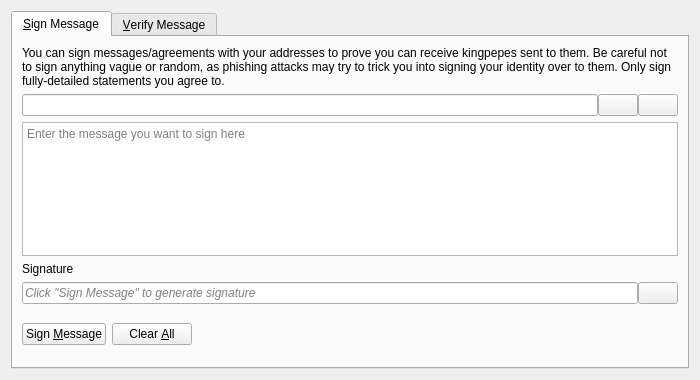
<?xml version="1.0" encoding="UTF-8"?>
<ui version="4.0">
 <class>SignVerifyMessageDialog</class>
 <widget class="QDialog" name="SignVerifyMessageDialog">
  <property name="geometry">
   <rect>
    <x>0</x>
    <y>0</y>
    <width>700</width>
    <height>380</height>
   </rect>
  </property>
  <property name="windowTitle">
   <string>Signatures - Sign / Verify a Message</string>
  </property>
  <property name="modal">
   <bool>true</bool>
  </property>
  <layout class="QVBoxLayout" name="verticalLayout">
   <item>
    <widget class="QTabWidget" name="tabWidget">
     <property name="currentIndex">
      <number>0</number>
     </property>
     <widget class="QWidget" name="tabSignMessage">
      <attribute name="title">
       <string>&amp;Sign Message</string>
      </attribute>
      <layout class="QVBoxLayout" name="verticalLayout_SM">
       <item>
        <widget class="QLabel" name="infoLabel_SM">
         <property name="text">
          <string>You can sign messages/agreements with your addresses to prove you can receive kingpepes sent to them. Be careful not to sign anything vague or random, as phishing attacks may try to trick you into signing your identity over to them. Only sign fully-detailed statements you agree to.</string>
         </property>
         <property name="textFormat">
          <enum>Qt::PlainText</enum>
         </property>
         <property name="wordWrap">
          <bool>true</bool>
         </property>
        </widget>
       </item>
       <item>
        <layout class="QHBoxLayout" name="horizontalLayout_1_SM">
         <property name="spacing">
          <number>0</number>
         </property>
         <item>
          <widget class="QValidatedLineEdit" name="addressIn_SM">
           <property name="toolTip">
            <string>The KingPepe address to sign the message with</string>
           </property>
          </widget>
         </item>
         <item>
          <widget class="QPushButton" name="addressBookButton_SM">
           <property name="toolTip">
            <string>Choose previously used address</string>
           </property>
           <property name="text">
            <string/>
           </property>
           <property name="icon">
            <iconset resource="../kingpepe.qrc">
             <normaloff>:/icons/address-book</normaloff>:/icons/address-book</iconset>
           </property>
           <property name="shortcut">
            <string>Alt+A</string>
           </property>
           <property name="autoDefault">
            <bool>false</bool>
           </property>
          </widget>
         </item>
         <item>
          <widget class="QPushButton" name="pasteButton_SM">
           <property name="toolTip">
            <string>Paste address from clipboard</string>
           </property>
           <property name="text">
            <string/>
           </property>
           <property name="icon">
            <iconset resource="../kingpepe.qrc">
             <normaloff>:/icons/editpaste</normaloff>:/icons/editpaste</iconset>
           </property>
           <property name="shortcut">
            <string>Alt+P</string>
           </property>
           <property name="autoDefault">
            <bool>false</bool>
           </property>
          </widget>
         </item>
        </layout>
       </item>
       <item>
        <widget class="QPlainTextEdit" name="messageIn_SM">
         <property name="toolTip">
          <string>Enter the message you want to sign here</string>
         </property>
         <property name="placeholderText">
          <string>Enter the message you want to sign here</string>
         </property>
        </widget>
       </item>
       <item>
        <widget class="QLabel" name="signatureLabel_SM">
         <property name="text">
          <string>Signature</string>
         </property>
         <property name="textFormat">
          <enum>Qt::PlainText</enum>
         </property>
        </widget>
       </item>
       <item>
        <layout class="QHBoxLayout" name="horizontalLayout_2_SM">
         <property name="spacing">
          <number>0</number>
         </property>
         <item>
          <widget class="QLineEdit" name="signatureOut_SM">
           <property name="placeholderText">
            <string>Click "Sign Message" to generate signature</string>
           </property>
           <property name="font">
            <font>
             <italic>true</italic>
            </font>
           </property>
           <property name="readOnly">
            <bool>true</bool>
           </property>
          </widget>
         </item>
         <item>
          <widget class="QPushButton" name="copySignatureButton_SM">
           <property name="toolTip">
            <string>Copy the current signature to the system clipboard</string>
           </property>
           <property name="text">
            <string/>
           </property>
           <property name="icon">
            <iconset resource="../kingpepe.qrc">
             <normaloff>:/icons/editcopy</normaloff>:/icons/editcopy</iconset>
           </property>
           <property name="autoDefault">
            <bool>false</bool>
           </property>
          </widget>
         </item>
        </layout>
       </item>
       <item>
        <layout class="QHBoxLayout" name="horizontalLayout_3_SM">
         <item>
          <widget class="QPushButton" name="signMessageButton_SM">
           <property name="toolTip">
            <string>Sign the message to prove you own this KingPepe address</string>
           </property>
           <property name="text">
            <string>Sign &amp;Message</string>
           </property>
           <property name="icon">
            <iconset resource="../kingpepe.qrc">
             <normaloff>:/icons/edit</normaloff>:/icons/edit</iconset>
           </property>
           <property name="autoDefault">
            <bool>false</bool>
           </property>
          </widget>
         </item>
         <item>
          <widget class="QPushButton" name="clearButton_SM">
           <property name="toolTip">
            <string>Reset all sign message fields</string>
           </property>
           <property name="text">
            <string>Clear &amp;All</string>
           </property>
           <property name="icon">
            <iconset resource="../kingpepe.qrc">
             <normaloff>:/icons/remove</normaloff>:/icons/remove</iconset>
           </property>
           <property name="autoDefault">
            <bool>false</bool>
           </property>
          </widget>
         </item>
         <item>
          <spacer name="horizontalSpacer_1_SM">
           <property name="orientation">
            <enum>Qt::Horizontal</enum>
           </property>
           <property name="sizeHint" stdset="0">
            <size>
             <width>40</width>
             <height>48</height>
            </size>
           </property>
          </spacer>
         </item>
         <item>
          <widget class="QLabel" name="statusLabel_SM">
           <property name="font">
            <font>
             <weight>75</weight>
             <bold>true</bold>
            </font>
           </property>
           <property name="text">
            <string/>
           </property>
           <property name="wordWrap">
            <bool>true</bool>
           </property>
          </widget>
         </item>
         <item>
          <spacer name="horizontalSpacer_2_SM">
           <property name="orientation">
            <enum>Qt::Horizontal</enum>
           </property>
           <property name="sizeHint" stdset="0">
            <size>
             <width>40</width>
             <height>48</height>
            </size>
           </property>
          </spacer>
         </item>
        </layout>
       </item>
      </layout>
     </widget>
     <widget class="QWidget" name="tabVerifyMessage">
      <attribute name="title">
       <string>&amp;Verify Message</string>
      </attribute>
      <layout class="QVBoxLayout" name="verticalLayout_VM">
       <item>
        <widget class="QLabel" name="infoLabel_VM">
         <property name="text">
          <string>Enter the receiver's address, message (ensure you copy line breaks, spaces, tabs, etc. exactly) and signature below to verify the message. Be careful not to read more into the signature than what is in the signed message itself, to avoid being tricked by a man-in-the-middle attack. Note that this only proves the signing party receives with the address, it cannot prove sendership of any transaction!</string>
         </property>
         <property name="textFormat">
          <enum>Qt::PlainText</enum>
         </property>
         <property name="alignment">
          <set>Qt::AlignLeading|Qt::AlignLeft|Qt::AlignTop</set>
         </property>
         <property name="wordWrap">
          <bool>true</bool>
         </property>
        </widget>
       </item>
       <item>
        <layout class="QHBoxLayout" name="horizontalLayout_1_VM">
         <property name="spacing">
          <number>0</number>
         </property>
         <item>
          <widget class="QValidatedLineEdit" name="addressIn_VM">
           <property name="toolTip">
            <string>The KingPepe address the message was signed with</string>
           </property>
          </widget>
         </item>
         <item>
          <widget class="QPushButton" name="addressBookButton_VM">
           <property name="toolTip">
            <string>Choose previously used address</string>
           </property>
           <property name="text">
            <string/>
           </property>
           <property name="icon">
            <iconset resource="../kingpepe.qrc">
             <normaloff>:/icons/address-book</normaloff>:/icons/address-book</iconset>
           </property>
           <property name="shortcut">
            <string>Alt+A</string>
           </property>
           <property name="autoDefault">
            <bool>false</bool>
           </property>
          </widget>
         </item>
        </layout>
       </item>
       <item>
        <widget class="QPlainTextEdit" name="messageIn_VM">
          <property name="toolTip">
            <string>The signed message to verify</string>
          </property>
          <property name="placeholderText">
            <string>The signed message to verify</string>
          </property>
        </widget>
       </item>
       <item>
        <widget class="QValidatedLineEdit" name="signatureIn_VM">
          <property name="toolTip">
            <string>The signature given when the message was signed</string>
          </property>
          <property name="placeholderText">
            <string>The signature given when the message was signed</string>
          </property>
        </widget>
       </item>
       <item>
        <layout class="QHBoxLayout" name="horizontalLayout_2_VM">
         <item>
          <widget class="QPushButton" name="verifyMessageButton_VM">
           <property name="toolTip">
            <string>Verify the message to ensure it was signed with the specified KingPepe address</string>
           </property>
           <property name="text">
            <string>Verify &amp;Message</string>
           </property>
           <property name="icon">
            <iconset resource="../kingpepe.qrc">
             <normaloff>:/icons/transaction_0</normaloff>:/icons/transaction_0</iconset>
           </property>
           <property name="autoDefault">
            <bool>false</bool>
           </property>
          </widget>
         </item>
         <item>
          <widget class="QPushButton" name="clearButton_VM">
           <property name="toolTip">
            <string>Reset all verify message fields</string>
           </property>
           <property name="text">
            <string>Clear &amp;All</string>
           </property>
           <property name="icon">
            <iconset resource="../kingpepe.qrc">
             <normaloff>:/icons/remove</normaloff>:/icons/remove</iconset>
           </property>
           <property name="autoDefault">
            <bool>false</bool>
           </property>
          </widget>
         </item>
         <item>
          <spacer name="horizontalSpacer_1_VM">
           <property name="orientation">
            <enum>Qt::Horizontal</enum>
           </property>
           <property name="sizeHint" stdset="0">
            <size>
             <width>40</width>
             <height>48</height>
            </size>
           </property>
          </spacer>
         </item>
         <item>
          <widget class="QLabel" name="statusLabel_VM">
           <property name="font">
            <font>
             <weight>75</weight>
             <bold>true</bold>
            </font>
           </property>
           <property name="text">
            <string/>
           </property>
           <property name="wordWrap">
            <bool>true</bool>
           </property>
          </widget>
         </item>
         <item>
          <spacer name="horizontalSpacer_2_VM">
           <property name="orientation">
            <enum>Qt::Horizontal</enum>
           </property>
           <property name="sizeHint" stdset="0">
            <size>
             <width>40</width>
             <height>48</height>
            </size>
           </property>
          </spacer>
         </item>
        </layout>
       </item>
      </layout>
     </widget>
    </widget>
   </item>
  </layout>
 </widget>
 <customwidgets>
  <customwidget>
   <class>QValidatedLineEdit</class>
   <extends>QLineEdit</extends>
   <header>qt/qvalidatedlineedit.h</header>
  </customwidget>
 </customwidgets>
 <resources>
  <include location="../kingpepe.qrc"/>
 </resources>
 <connections/>
</ui>
